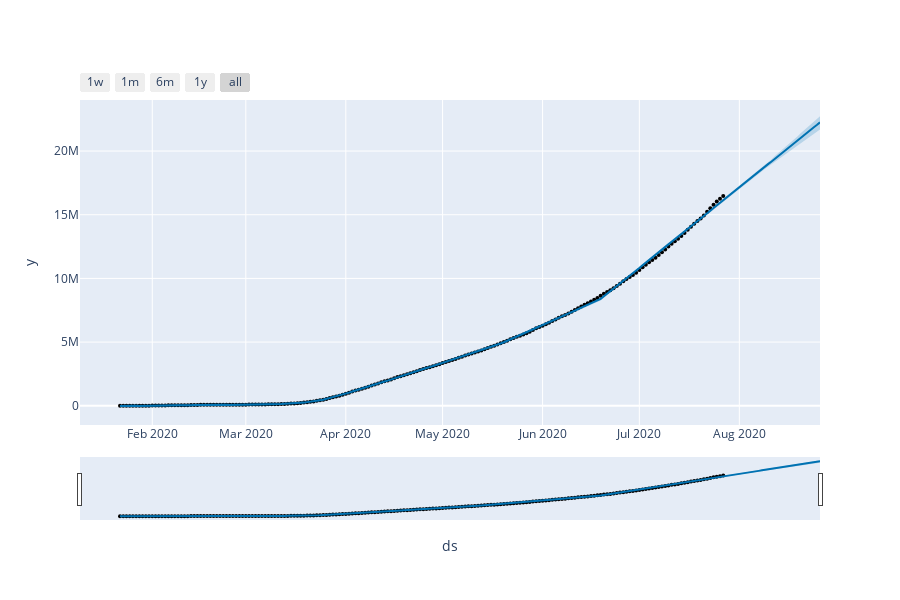

Notebook code for this chart:
### Code cell
from prophet.plot import plot_plotly

fig = plot_plotly(model, forecast)
fig.show()

### Figure 1 — Plotly figure (JSON) as saved in the notebook; plotly's stock layout.template omitted (floating-point values rounded to 4 significant figures; data arrays with more than 128 entries replaced by an {"elided": "..."} marker saying what was removed)
{"data": [{"marker": {"color": "black", "size": 4}, "mode": "markers", "name": "Actual", "type": "scatter", "x": {"elided": "188 str values"}, "y": {"elided": "188 int values"}}, {"hoverinfo": "skip", "line": {"width": 0}, "mode": "lines", "type": "scatter", "x": {"elided": "218 str values"}, "y": {"elided": "218 float values"}}, {"fill": "tonexty", "fillcolor": "rgba(0, 114, 178, 0.2)", "line": {"color": "#0072B2", "width": 2}, "mode": "lines", "name": "Predicted", "type": "scatter", "x": {"elided": "218 str values"}, "y": {"elided": "218 float values"}}, {"fill": "tonexty", "fillcolor": "rgba(0, 114, 178, 0.2)", "hoverinfo": "skip", "line": {"width": 0}, "mode": "lines", "type": "scatter", "x": {"elided": "218 str values"}, "y": {"elided": "218 float values"}}], "layout": {"height": 600, "showlegend": false, "width": 900, "xaxis": {"rangeselector": {"buttons": [{"count": 7, "label": "1w", "step": "day", "stepmode": "backward"}, {"count": 1, "label": "1m", "step": "month", "stepmode": "backward"}, {"count": 6, "label": "6m", "step": "month", "stepmode": "backward"}, {"count": 1, "label": "1y", "step": "year", "stepmode": "backward"}, {"step": "all"}]}, "rangeslider": {"visible": true}, "title": {"text": "ds"}, "type": "date"}, "yaxis": {"title": {"text": "y"}}}}
